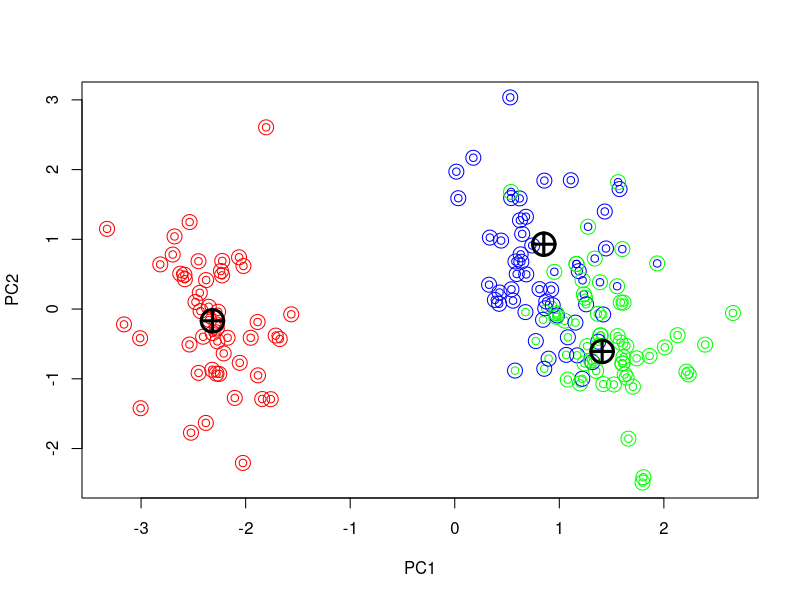

The R script that drew this image:
#LAB 7

#ZAD 2
iris.log <- log(iris[,1:4])
iris.stand <- scale(iris.log, center=TRUE)
iris.pca <- prcomp(iris.stand)
iris.final <- predict(iris.pca)[,1:2]

data <- iris.final
km<-kmeans(data, 3, iter.max = 10, nstart = 3,
           algorithm = c("Lloyd"), trace=FALSE)
colors = c("red", "blue", "green")
plot(data[,1:2], col=colors[km$cluster])
points(data[,1:2], col=colors[iris$Species], cex=2)
points(km$centers, pch=10, cex=3, lwd=3)

